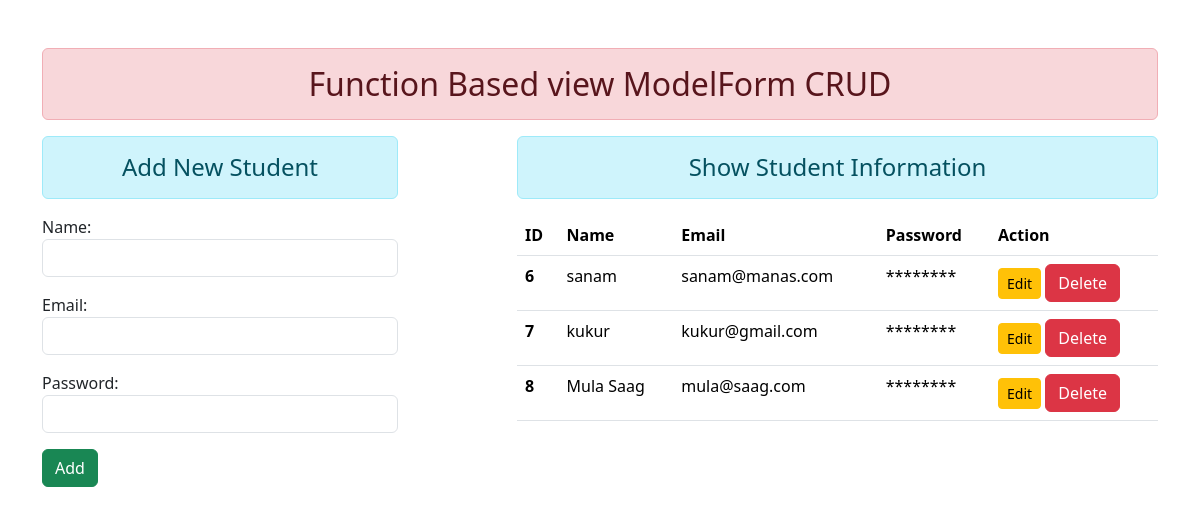
Before: / with the older database file.
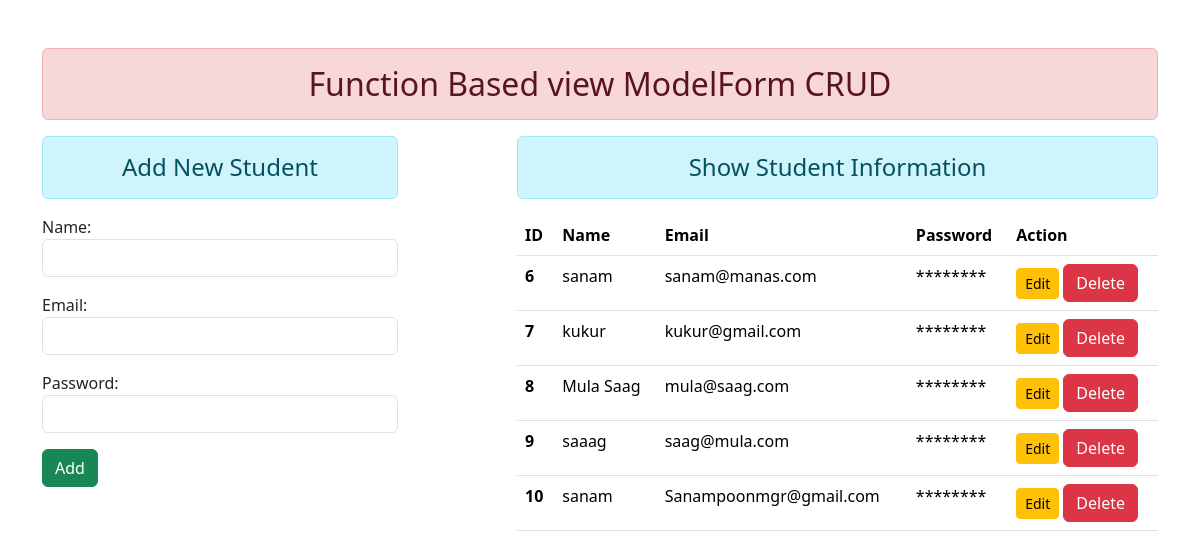
After: the same page with the newer database file.
### enroll/models.py (models this page shows)
class User(models.Model):
    name = models.CharField(max_length=127)
    email = models.EmailField(max_length=127)
    password = models.CharField(max_length=100)

### enroll/views.py (the view)
# urls.py: path('', views.add_show, name= "addandshow"),
def add_show(request):
    if request.method == 'POST':
        fm = StudentRegistation(request.POST)
        if fm.is_valid():
            nm = fm.cleaned_data['name']
            em = fm.cleaned_data['email']  # If you don't want to process or use this data, you can remove it.
            pw = fm.cleaned_data['password']  # This is for manually saving form data into the User table
            reg = User(name=nm, email=em, password=pw)
            reg.save()
            fm = StudentRegistation()  # this resets the form after adding student data
    else:
        fm = StudentRegistation()  # Creates an empty form
    stud = User.objects.all()
    return render(request, 'enroll/addandshow.html', {'form': fm, 'stu': stud})

### enroll/forms.py
class StudentRegistation(forms.ModelForm):
    class Meta:
        model = User
        fields = ['name', 'email', 'password']
        widgets ={
            'name' : forms.TextInput(attrs={'class':'form-control'}),# this is done by watching html class name
            'email' : forms.EmailInput(attrs={'class':'form-control'}),
            'password' : forms.PasswordInput( render_value=True, attrs={'class':'form-control'}),
        }

### enroll/templates/enroll/addandshow.html (shortened to what this page needs)
{% extends "enroll/base.html" %}
{% block content %}
<div class="row">
    <div class="col-sm-4">
        <h4 class="text-center alert alert-info">Add New Student</h4>
        <form action="" method='POST'>
        {{form.as_p}}
        <input type="submit" class="btn btn-success" value="Add">
</form>
    </div>
    <div class="col-sm-7 offset-1">
        <h4 class="text-center alert alert-info">Show Student Information</h4>
        {% if stu  %}
        <table class="table table-hover">
            <thead>
                <tr>
                  <th scope="col">ID</th>
                  <th scope="col">Name</th>
                  <th scope="col">Email</th>
                  <th scope="col">Password</th>
                  <th scope="col">Action</th>
                </tr>
              </thead>
              <tbody>
                {% for std in stu %}
                <tr>
                  <th scope="row">{{std.id}}</th>
                  <td>{{std.name}}</td>
                  <td>{{std.email}}</td>
                  <td>********</td>
                  <td>
                    <a href="{% url 'updatedata' std.id %}" class= "btn btn-warning btn-sm">Edit</a>
                    <form action="{% url 'deletedata' std.id %}" method="POST" class="d-inline">
                        <input type="submit" class="btn btn-danger" value="Delete" onclick="return confirm('Are you sure you want to delete this user?')">
                    </form>
                  </td>
                </tr>
                {% endfor %}
              </tbody>
          </table>
        {% else %}
        <h4 class="text-center alert alert-warning ">No Records</h4>
         {% endif %}
    </div>
</div>
{% endblock content %}

Changed rows visible on the page:
added User: id "9", name "saaag", email "saag@mula.com"
added User: id "10", name "sanam", email "Sanampoonmgr@gmail.com"
